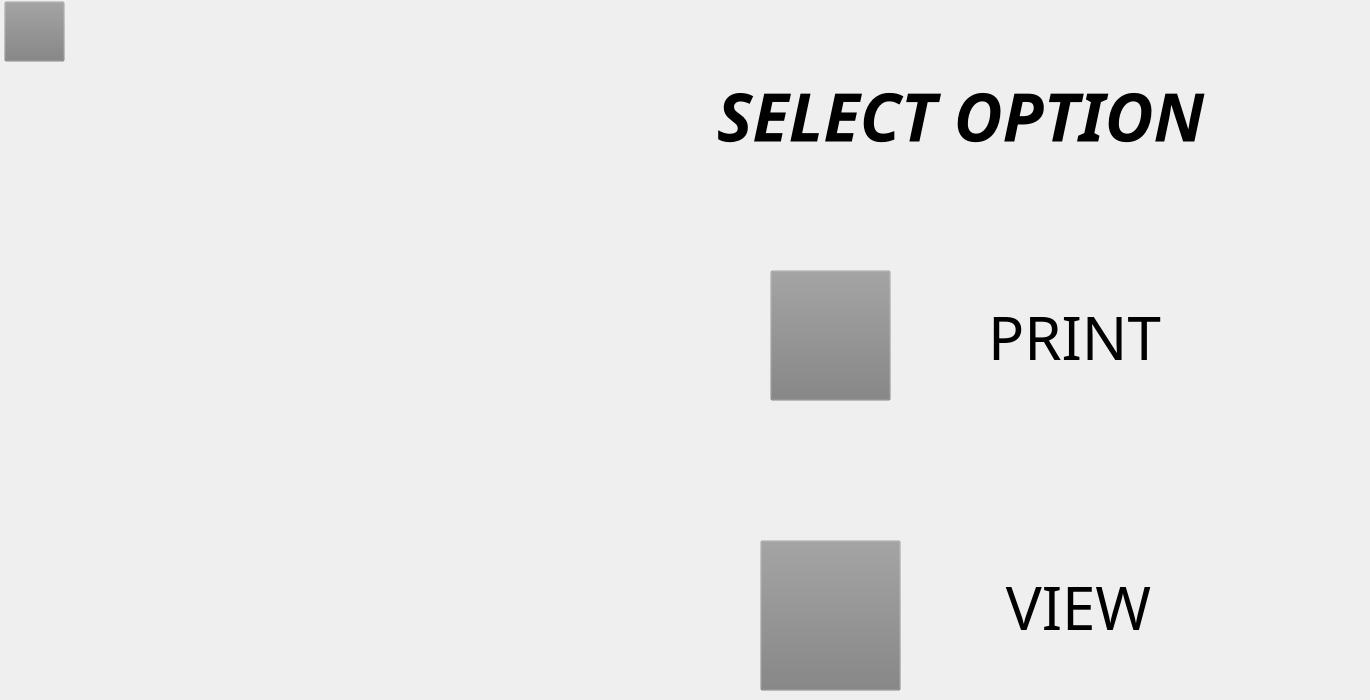
    <widget class="QWidget" name="VIEW_for_EM">
     <widget class="QPushButton" name="user_login_table_printbutton_2">
      <property name="geometry">
       <rect>
        <x>760</x>
        <y>540</y>
        <width>141</width>
        <height>151</height>
       </rect>
      </property>
      <property name="styleSheet">
       <string notr="true">background-color: rgb(128, 128, 128, 0.01);
border-image: url(:/print.png);</string>
      </property>
      <property name="text">
       <string/>
      </property>
     </widget>
     <widget class="QPushButton" name="user_login_table_viewbutton_2">
      <property name="geometry">
       <rect>
        <x>770</x>
        <y>270</y>
        <width>121</width>
        <height>131</height>
       </rect>
      </property>
      <property name="styleSheet">
       <string notr="true">background-color: rgb(128, 128, 128, 0.01);
border-image: url(:/view.png);</string>
      </property>
      <property name="text">
       <string/>
      </property>
     </widget>
     <widget class="QPushButton" name="EM_viewpage_backbutton">
      <property name="geometry">
       <rect>
        <x>4</x>
        <y>1</y>
        <width>61</width>
        <height>61</height>
       </rect>
      </property>
      <property name="styleSheet">
       <string notr="true">border-image: url(:/back-button.png);
background-color: rgb(128, 128, 128, 0.01);</string>
      </property>
      <property name="text">
       <string/>
      </property>
     </widget>
     <widget class="QLabel" name="label_13">
      <property name="geometry">
       <rect>
        <x>560</x>
        <y>60</y>
        <width>801</width>
        <height>111</height>
       </rect>
      </property>
      <property name="font">
       <font>
        <family>JasmineUPC</family>
        <pointsize>50</pointsize>
        <weight>75</weight>
        <italic>true</italic>
        <bold>true</bold>
       </font>
      </property>
      <property name="styleSheet">
       <string notr="true">background-color: rgb(128, 128, 128, 0.001);</string>
      </property>
      <property name="text">
       <string>SELECT OPTION</string>
      </property>
      <property name="alignment">
       <set>Qt::AlignCenter</set>
      </property>
     </widget>
     <widget class="QLabel" name="label_27">
      <property name="geometry">
       <rect>
        <x>919</x>
        <y>300</y>
        <width>311</width>
        <height>72</height>
       </rect>
      </property>
      <property name="font">
       <font>
        <family>JasmineUPC</family>
        <pointsize>45</pointsize>
        <weight>50</weight>
        <italic>false</italic>
        <bold>false</bold>
       </font>
      </property>
      <property name="styleSheet">
       <string notr="true">background-color: rgb(128, 128, 128, 0.001);</string>
      </property>
      <property name="text">
       <string>PRINT</string>
      </property>
      <property name="alignment">
       <set>Qt::AlignCenter</set>
      </property>
     </widget>
     <widget class="QLabel" name="label_25">
      <property name="geometry">
       <rect>
        <x>918</x>
        <y>570</y>
        <width>321</width>
        <height>72</height>
       </rect>
      </property>
      <property name="font">
       <font>
        <family>JasmineUPC</family>
        <pointsize>45</pointsize>
        <weight>50</weight>
        <italic>false</italic>
        <bold>false</bold>
       </font>
      </property>
      <property name="styleSheet">
       <string notr="true">background-color: rgb(128, 128, 128, 0.001);</string>
      </property>
      <property name="text">
       <string>VIEW</string>
      </property>
      <property name="alignment">
       <set>Qt::AlignCenter</set>
      </property>
     </widget>
    </widget>
